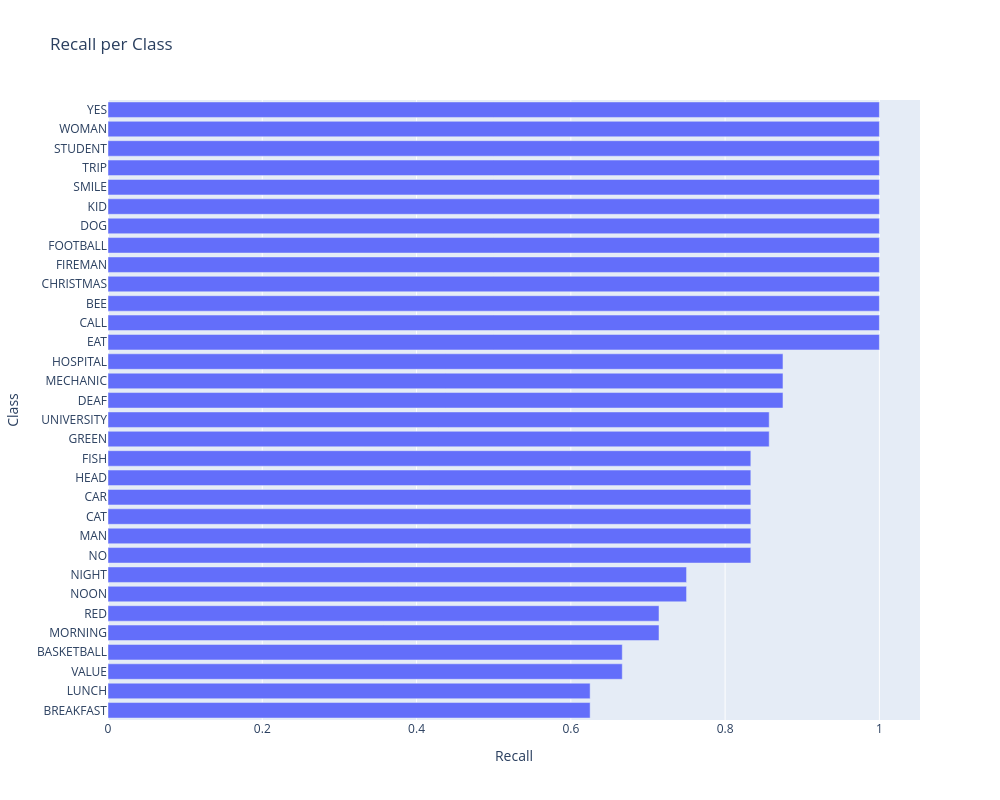

Notebook source saved alongside this figure:
### Code cell
from sklearn.metrics import recall_score

recalls = recall_score(
    y_true,
    y_pred,
    labels=labels_ids,
    average=None,
    zero_division=0
)

order = np.argsort(recalls)

fig = go.Figure(go.Bar(
    x=recalls[order],
    y=labels_names[order],
    orientation="h"
))

fig.update_layout(
    title="Recall per Class",
    xaxis_title="Recall",
    yaxis_title="Class",
    width=1000,
    height=800,
)

fig.show()

### Figure 1 — Plotly figure (JSON) as saved in the notebook; plotly's stock layout.template omitted (floating-point values rounded to 4 significant figures)
{"data": [{"orientation": "h", "type": "bar", "x": [0.625, 0.625, 0.6667, 0.6667, 0.7143, 0.7143, 0.75, 0.75, 0.8333, 0.8333, 0.8333, 0.8333, 0.8333, 0.8333, 0.8571, 0.8571, 0.875, 0.875, 0.875, 1.0, 1.0, 1.0, 1.0, 1.0, 1.0, 1.0, 1.0, 1.0, 1.0, 1.0, 1.0, 1.0], "y": ["BREAKFAST", "LUNCH", "VALUE", "BASKETBALL", "MORNING", "RED", "NOON", "NIGHT", "NO", "MAN", "CAT", "CAR", "HEAD", "FISH", "GREEN", "UNIVERSITY", "DEAF", "MECHANIC", "HOSPITAL", "EAT", "CALL", "BEE", "CHRISTMAS", "FIREMAN", "FOOTBALL", "DOG", "KID", "SMILE", "TRIP", "STUDENT", "WOMAN", "YES"]}], "layout": {"height": 800, "title": {"text": "Recall per Class"}, "width": 1000, "xaxis": {"title": {"text": "Recall"}}, "yaxis": {"title": {"text": "Class"}}}}
